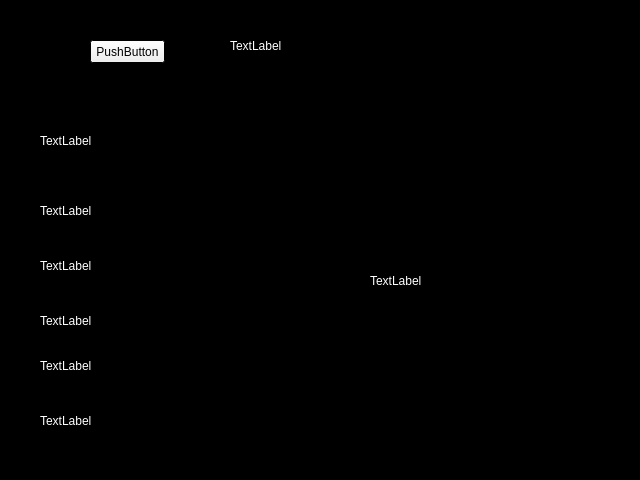
<?xml version="1.0" encoding="UTF-8"?>
<ui version="4.0">
 <class>qjoy</class>
 <widget class="QWidget" name="qjoy">
  <property name="geometry">
   <rect>
    <x>0</x>
    <y>0</y>
    <width>640</width>
    <height>480</height>
   </rect>
  </property>
  <property name="palette">
   <palette>
    <active>
     <colorrole role="WindowText">
      <brush brushstyle="SolidPattern">
       <color alpha="255">
        <red>255</red>
        <green>255</green>
        <blue>255</blue>
       </color>
      </brush>
     </colorrole>
     <colorrole role="Midlight">
      <brush brushstyle="SolidPattern">
       <color alpha="255">
        <red>0</red>
        <green>0</green>
        <blue>0</blue>
       </color>
      </brush>
     </colorrole>
     <colorrole role="Text">
      <brush brushstyle="SolidPattern">
       <color alpha="255">
        <red>255</red>
        <green>255</green>
        <blue>255</blue>
       </color>
      </brush>
     </colorrole>
     <colorrole role="Base">
      <brush brushstyle="SolidPattern">
       <color alpha="255">
        <red>0</red>
        <green>0</green>
        <blue>0</blue>
       </color>
      </brush>
     </colorrole>
     <colorrole role="Window">
      <brush brushstyle="SolidPattern">
       <color alpha="255">
        <red>0</red>
        <green>0</green>
        <blue>0</blue>
       </color>
      </brush>
     </colorrole>
    </active>
    <inactive>
     <colorrole role="WindowText">
      <brush brushstyle="SolidPattern">
       <color alpha="255">
        <red>255</red>
        <green>255</green>
        <blue>255</blue>
       </color>
      </brush>
     </colorrole>
     <colorrole role="Midlight">
      <brush brushstyle="SolidPattern">
       <color alpha="255">
        <red>0</red>
        <green>0</green>
        <blue>0</blue>
       </color>
      </brush>
     </colorrole>
     <colorrole role="Text">
      <brush brushstyle="SolidPattern">
       <color alpha="255">
        <red>255</red>
        <green>255</green>
        <blue>255</blue>
       </color>
      </brush>
     </colorrole>
     <colorrole role="Base">
      <brush brushstyle="SolidPattern">
       <color alpha="255">
        <red>0</red>
        <green>0</green>
        <blue>0</blue>
       </color>
      </brush>
     </colorrole>
     <colorrole role="Window">
      <brush brushstyle="SolidPattern">
       <color alpha="255">
        <red>0</red>
        <green>0</green>
        <blue>0</blue>
       </color>
      </brush>
     </colorrole>
    </inactive>
    <disabled>
     <colorrole role="WindowText">
      <brush brushstyle="SolidPattern">
       <color alpha="255">
        <red>118</red>
        <green>116</green>
        <blue>108</blue>
       </color>
      </brush>
     </colorrole>
     <colorrole role="Midlight">
      <brush brushstyle="SolidPattern">
       <color alpha="255">
        <red>0</red>
        <green>0</green>
        <blue>0</blue>
       </color>
      </brush>
     </colorrole>
     <colorrole role="Text">
      <brush brushstyle="SolidPattern">
       <color alpha="255">
        <red>118</red>
        <green>116</green>
        <blue>108</blue>
       </color>
      </brush>
     </colorrole>
     <colorrole role="Base">
      <brush brushstyle="SolidPattern">
       <color alpha="255">
        <red>0</red>
        <green>0</green>
        <blue>0</blue>
       </color>
      </brush>
     </colorrole>
     <colorrole role="Window">
      <brush brushstyle="SolidPattern">
       <color alpha="255">
        <red>0</red>
        <green>0</green>
        <blue>0</blue>
       </color>
      </brush>
     </colorrole>
    </disabled>
   </palette>
  </property>
  <property name="windowTitle">
   <string>qjoy</string>
  </property>
  <widget class="QPushButton" name="openJoyBtn">
   <property name="geometry">
    <rect>
     <x>90</x>
     <y>40</y>
     <width>75</width>
     <height>23</height>
    </rect>
   </property>
   <property name="text">
    <string>PushButton</string>
   </property>
  </widget>
  <widget class="QLabel" name="label">
   <property name="geometry">
    <rect>
     <x>370</x>
     <y>130</y>
     <width>231</width>
     <height>301</height>
    </rect>
   </property>
   <property name="text">
    <string>TextLabel</string>
   </property>
  </widget>
  <widget class="QLabel" name="lbl_MSG">
   <property name="geometry">
    <rect>
     <x>40</x>
     <y>125</y>
     <width>511</width>
     <height>31</height>
    </rect>
   </property>
   <property name="text">
    <string>TextLabel</string>
   </property>
  </widget>
  <widget class="QLabel" name="lbl_buttonNum">
   <property name="geometry">
    <rect>
     <x>40</x>
     <y>195</y>
     <width>201</width>
     <height>31</height>
    </rect>
   </property>
   <property name="text">
    <string>TextLabel</string>
   </property>
  </widget>
  <widget class="QLabel" name="lbl_Pov">
   <property name="geometry">
    <rect>
     <x>40</x>
     <y>250</y>
     <width>221</width>
     <height>31</height>
    </rect>
   </property>
   <property name="text">
    <string>TextLabel</string>
   </property>
  </widget>
  <widget class="QLabel" name="label_5">
   <property name="geometry">
    <rect>
     <x>40</x>
     <y>310</y>
     <width>241</width>
     <height>21</height>
    </rect>
   </property>
   <property name="text">
    <string>TextLabel</string>
   </property>
  </widget>
  <widget class="QLabel" name="label_6">
   <property name="geometry">
    <rect>
     <x>40</x>
     <y>350</y>
     <width>261</width>
     <height>31</height>
    </rect>
   </property>
   <property name="text">
    <string>TextLabel</string>
   </property>
  </widget>
  <widget class="QLabel" name="label_7">
   <property name="geometry">
    <rect>
     <x>40</x>
     <y>410</y>
     <width>261</width>
     <height>21</height>
    </rect>
   </property>
   <property name="text">
    <string>TextLabel</string>
   </property>
  </widget>
  <widget class="QLabel" name="label_8">
   <property name="geometry">
    <rect>
     <x>230</x>
     <y>30</y>
     <width>381</width>
     <height>31</height>
    </rect>
   </property>
   <property name="text">
    <string>TextLabel</string>
   </property>
  </widget>
 </widget>
 <resources/>
 <connections/>
</ui>
